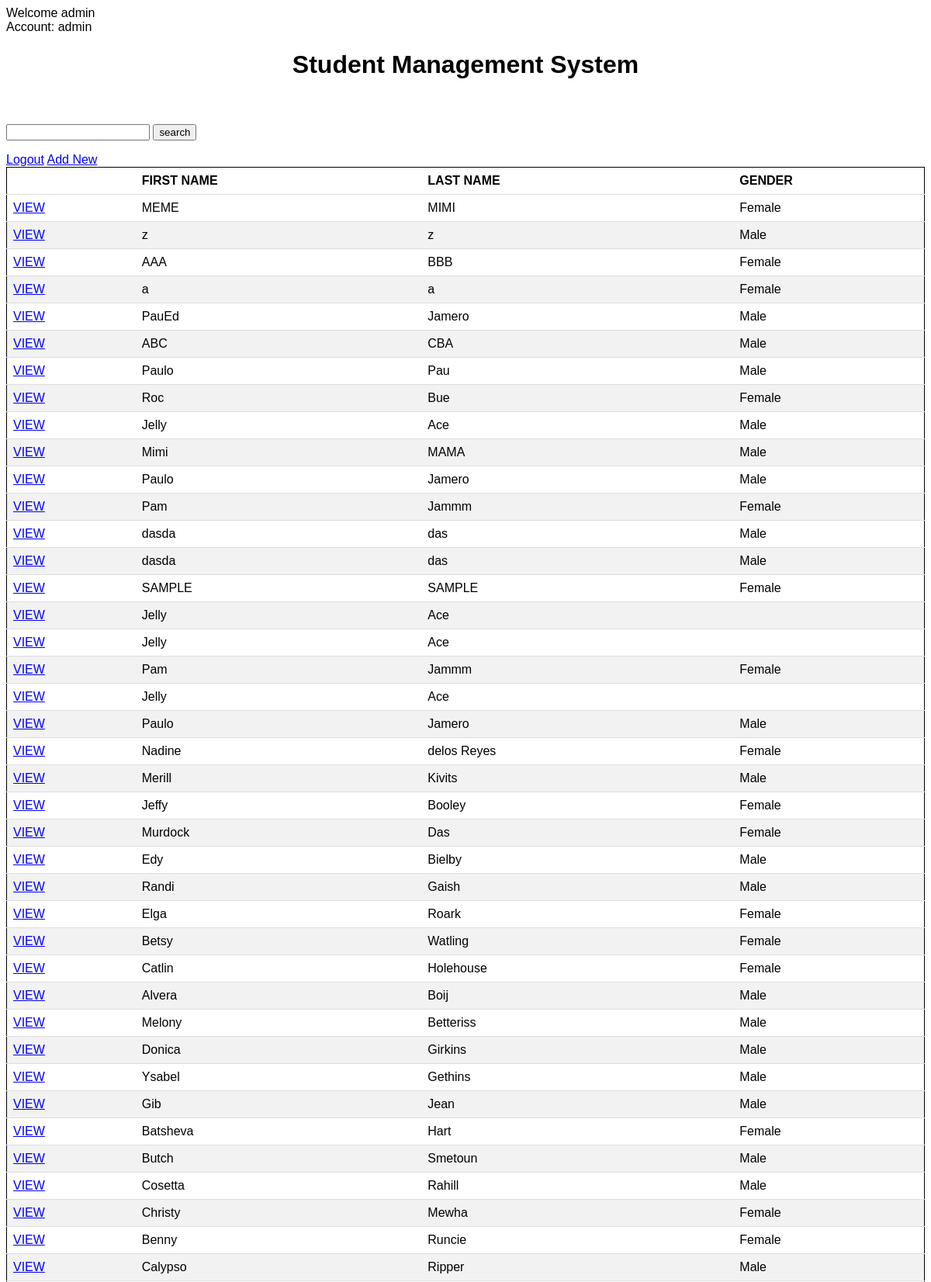
/result.php (signed in, upper part), run on the app's committed database.
### tables this page shows
CREATE TABLE `student_list` (
  `id` int(11) NOT NULL,
  `firstName` varchar(50) NOT NULL,
  `lastName` varchar(50) NOT NULL,
  `grade` varchar(10) NOT NULL,
  `gender` varchar(10) NOT NULL,
  `birthDay` varchar(10) NOT NULL,
  `school_year` varchar(10) NOT NULL,
  `addedAt` datetime NOT NULL DEFAULT current_timestamp()
);

### result.php (the view, shortened to what this page needs)
<?php
    if(isset($_SESSION['UserLogin'])){
        echo "Welcome"." ".$_SESSION['UserLogin']."<br>";
        echo "Account:"." ".$_SESSION['Access'];
    } else {
        echo header("Location: login.php");
    };
    $con = connection();
    $search = $_GET['search'];
    $sql = "SELECT * FROM student_list WHERE firstName LIKE '%$search%' || lastName LIKE '%$search%' ORDER BY id DESC";
    $students = $con->query($sql) or die ($con->error);
    $row = $students->fetch_assoc();
?>
<!DOCTYPE html>
<html lang="en">
<head>
    <link rel="stylesheet" href="css/style.css">
</head>
<body>
    <h1>Student Management System</h1>
    <br/>
    <br/>
    <form action="result.php" class="get">
     <input type="text" name="search" id="search">
        <button type="submit">search</button>
    </form>
    <?php
        if (isset($_SESSION['UserLogin'])){ ?>
         <a href="logout.php">Logout</a>
            <?php } else { ?>
             <a href="login.php">Login</a>
            <?php    } ?>
    <a href="add.php">Add New</a>
    <table>
        <thead>
            <tr>
                <th></th>
                <th>FIRST NAME</th>
                <th>LAST NAME</th>
                <th>GENDER</th>
            </tr>
        </thead>
        <tbody>
            <?php do { ?>
            <tr>
                <td><a href="details.php?ID=<?php echo $row['id']; ?>">VIEW</a></td>
                <td><?php echo $row['firstName']; ?></td>
                <td><?php echo $row['lastName']; ?></td>
                <td><?php echo $row['gender']; ?></td>
            </tr>
            <?php } while ($row = $students->fetch_assoc()); ?>
        </tbody>
    </table>
</body>
</html>

### css/style.css (style rules this page uses)
body { font-family: Arial; }
h1 { text-align: center; }
table { border: 1px solid black; border-collapse: collapse; width: 100%; }
th, td { text-align: left; padding: 8px; border-bottom: 1px solid #ddd; }
tr:nth-child(even) { background-color: #f2f2f2; }

### data on the page
student_list: firstName "MEME", lastName "MIMI", gender "Female"
student_list: firstName "z", lastName "z", gender "Male"
student_list: firstName "AAA", lastName "BBB", gender "Female"
student_list: firstName "a", lastName "a", gender "Female"
student_list: firstName "PauEd", lastName "Jamero", gender "Male"
student_list: firstName "ABC", lastName "CBA", gender "Male"
student_list: firstName "Paulo", lastName "Pau", gender "Male"
student_list: firstName "Roc", lastName "Bue", gender "Female"
student_list: firstName "Jelly", lastName "Ace", gender "Male"
student_list: firstName "Mimi", lastName "MAMA", gender "Male"
student_list: firstName "Paulo", lastName "Jamero", gender "Male"
student_list: firstName "Pam", lastName "Jammm", gender "Female"
student_list: firstName "dasda", lastName "das", gender "Male"
student_list: firstName "dasda", lastName "das", gender "Male"
student_list: firstName "SAMPLE", lastName "SAMPLE", gender "Female"
student_list: firstName "Jelly", lastName "Ace"
student_list: firstName "Jelly", lastName "Ace"
student_list: firstName "Pam", lastName "Jammm", gender "Female"
student_list: firstName "Jelly", lastName "Ace"
student_list: firstName "Paulo", lastName "Jamero", gender "Male"
student_list: firstName "Nadine", lastName "delos Reyes", gender "Female"
student_list: firstName "Merill", lastName "Kivits", gender "Male"
student_list: firstName "Jeffy", lastName "Booley", gender "Female"
student_list: firstName "Murdock", lastName "Das", gender "Female"
student_list: firstName "Edy", lastName "Bielby", gender "Male"
student_list: firstName "Randi", lastName "Gaish", gender "Male"
student_list: firstName "Elga", lastName "Roark", gender "Female"
student_list: firstName "Betsy", lastName "Watling", gender "Female"
student_list: firstName "Catlin", lastName "Holehouse", gender "Female"
student_list: firstName "Alvera", lastName "Boij", gender "Male"
student_list: firstName "Melony", lastName "Betteriss", gender "Male"
student_list: firstName "Donica", lastName "Girkins", gender "Male"
student_list: firstName "Ysabel", lastName "Gethins", gender "Male"
student_list: firstName "Gib", lastName "Jean", gender "Male"
student_list: firstName "Batsheva", lastName "Hart", gender "Female"
student_list: firstName "Butch", lastName "Smetoun", gender "Male"
student_list: firstName "Cosetta", lastName "Rahill", gender "Male"
student_list: firstName "Christy", lastName "Mewha", gender "Female"
student_list: firstName "Benny", lastName "Runcie", gender "Female"
student_list: firstName "Calypso", lastName "Ripper", gender "Male"

### other printed values
$_SESSION['UserLogin'] "admin"
$_SESSION['Access'] "admin"
